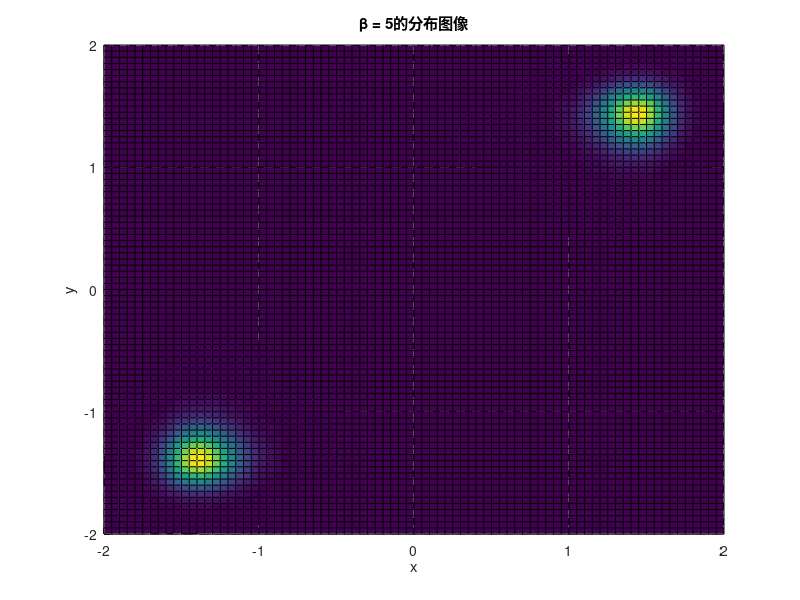

Here is the MATLAB script that generated this plot: (Note: this script raises an error after producing the figure.)
h =@(x,y) -2*(x.^2+y.^2)+1/2*(x.^4+y.^4)+1/2*(x-y).^4;
F = @(x,y,b) exp(-b.*h(x,y));
G = @(x,y,u,s) exp(-((x-u).^2+(y-u).^2)/(2*s^2))/(2*pi*s^2);

beta=5;
sigma = 1/(sqrt(2*beta));
% 
% A=importdata("data_beta_5.csv");
% d = A.data;
% scatplot(d(:,1),d(:,2),'circles', sqrt((range(d(:, 1))/30)^2 + (range(d(:,2))/30)^2), 100, 5, 1, 8);
% title(['\beta = ' num2str(beta) '的抽样图像'])

figure
[x,y] = meshgrid(-2:0.05:2);
z = F(x,y,beta);
surf(x,y,z)
set(gca,'ygrid','on','gridlinestyle','--','Gridalpha',0.4)
view(0,90)
title(['\beta = ' num2str(beta) '的分布图像'])
xlabel("x")
ylabel("y")
zlabel("F(x,y)")

% figure
% [x,y] = meshgrid(-6:0.05:6);
% z = G(x,y,sqrt(2),sigma)/2+G(x,y,-sqrt(2),sigma)/2;
% mesh(x,y,z)
% view(45,30)
% title(['\sigma = ' num2str(sigma) '的建议分布图像'])
% xlabel("x")
% ylabel("y")
% zlabel("T(x,y)")
% 
colormap(parula)
colorbar